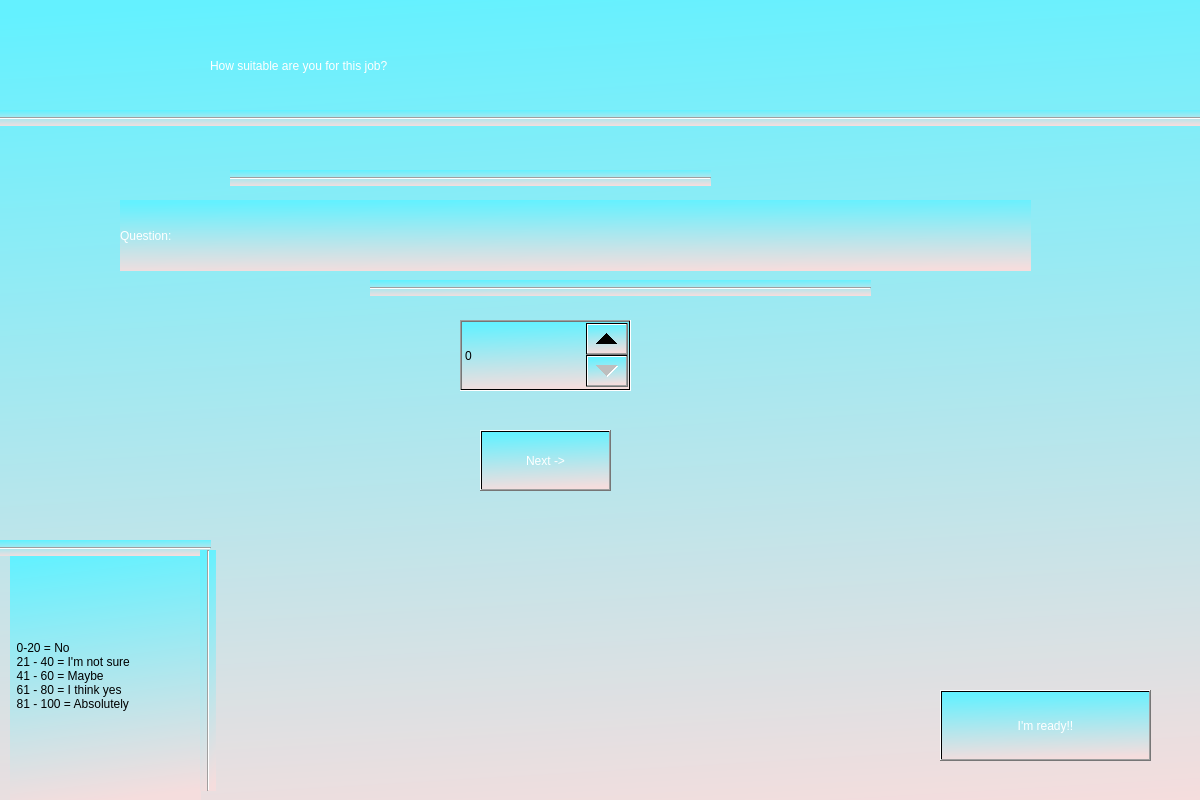
<?xml version="1.0" encoding="UTF-8"?>
<ui version="4.0">
 <class>Dialog</class>
 <widget class="QDialog" name="Dialog">
  <property name="geometry">
   <rect>
    <x>0</x>
    <y>0</y>
    <width>1200</width>
    <height>800</height>
   </rect>
  </property>
  <property name="windowTitle">
   <string>Dialog</string>
  </property>
  <widget class="QWidget" name="widget" native="true">
   <property name="geometry">
    <rect>
     <x>-30</x>
     <y>-20</y>
     <width>1281</width>
     <height>851</height>
    </rect>
   </property>
   <property name="styleSheet">
    <string notr="true">background-color: qlineargradient(spread:pad, x1:0.426, y1:0.00568182, x2:0.517, y2:1, stop:0 rgba(100, 241, 255, 255), stop:1 rgba(245, 221, 221, 255));</string>
   </property>
   <widget class="Line" name="line_2">
    <property name="geometry">
     <rect>
      <x>-10</x>
      <y>130</y>
      <width>1301</width>
      <height>16</height>
     </rect>
    </property>
    <property name="orientation">
     <enum>Qt::Horizontal</enum>
    </property>
   </widget>
   <widget class="QLabel" name="label">
    <property name="geometry">
     <rect>
      <x>240</x>
      <y>50</y>
      <width>851</width>
      <height>71</height>
     </rect>
    </property>
    <property name="styleSheet">
     <string notr="true">background-color: qlineargradient(spread:pad, x1:0.205, y1:0, x2:0.312, y2:1, stop:0 rgba(100, 241, 255, 0), stop:1 rgba(245, 221, 221, 0));
font: 36pt &quot;MS Shell Dlg 2&quot;;
color: rgb(255, 255, 255);</string>
    </property>
    <property name="text">
     <string>How suitable are you for this job?</string>
    </property>
   </widget>
   <widget class="QPushButton" name="nextquestion">
    <property name="geometry">
     <rect>
      <x>510</x>
      <y>450</y>
      <width>131</width>
      <height>61</height>
     </rect>
    </property>
    <property name="styleSheet">
     <string notr="true">font: 24pt &quot;MS Shell Dlg 2&quot;;
color: rgb(255, 255, 255);</string>
    </property>
    <property name="text">
     <string>Next -&gt;</string>
    </property>
   </widget>
   <widget class="Line" name="line">
    <property name="geometry">
     <rect>
      <x>260</x>
      <y>190</y>
      <width>481</width>
      <height>16</height>
     </rect>
    </property>
    <property name="orientation">
     <enum>Qt::Horizontal</enum>
    </property>
   </widget>
   <widget class="Line" name="line_3">
    <property name="geometry">
     <rect>
      <x>400</x>
      <y>300</y>
      <width>501</width>
      <height>16</height>
     </rect>
    </property>
    <property name="orientation">
     <enum>Qt::Horizontal</enum>
    </property>
   </widget>
   <widget class="QLabel" name="questions_label">
    <property name="geometry">
     <rect>
      <x>150</x>
      <y>220</y>
      <width>911</width>
      <height>71</height>
     </rect>
    </property>
    <property name="styleSheet">
     <string notr="true">font: 24pt &quot;MS Shell Dlg 2&quot;;
color: rgb(255, 255, 255);</string>
    </property>
    <property name="text">
     <string>Question:</string>
    </property>
   </widget>
   <widget class="QSpinBox" name="points">
    <property name="geometry">
     <rect>
      <x>490</x>
      <y>340</y>
      <width>171</width>
      <height>71</height>
     </rect>
    </property>
    <property name="styleSheet">
     <string notr="true">font: 20pt &quot;MS Shell Dlg 2&quot;;</string>
    </property>
   </widget>
   <widget class="QLabel" name="label_2">
    <property name="geometry">
     <rect>
      <x>40</x>
      <y>570</y>
      <width>191</width>
      <height>251</height>
     </rect>
    </property>
    <property name="styleSheet">
     <string notr="true">font: 12pt &quot;MS Shell Dlg 2&quot;;
border-color: rgb(0, 0, 0);</string>
    </property>
    <property name="text">
     <string>  0-20 = No
  21 - 40 = I'm not sure
  41 - 60 = Maybe
  61 - 80 = I think yes
  81 - 100 = Absolutely</string>
    </property>
   </widget>
   <widget class="Line" name="line_4">
    <property name="geometry">
     <rect>
      <x>30</x>
      <y>560</y>
      <width>211</width>
      <height>16</height>
     </rect>
    </property>
    <property name="orientation">
     <enum>Qt::Horizontal</enum>
    </property>
   </widget>
   <widget class="Line" name="line_5">
    <property name="geometry">
     <rect>
      <x>230</x>
      <y>570</y>
      <width>16</width>
      <height>241</height>
     </rect>
    </property>
    <property name="orientation">
     <enum>Qt::Vertical</enum>
    </property>
   </widget>
   <widget class="QPushButton" name="done_btn">
    <property name="geometry">
     <rect>
      <x>970</x>
      <y>710</y>
      <width>211</width>
      <height>71</height>
     </rect>
    </property>
    <property name="styleSheet">
     <string notr="true">font: 24pt &quot;MS Shell Dlg 2&quot;;
color: rgb(255, 255, 255);</string>
    </property>
    <property name="text">
     <string>I'm ready!!</string>
    </property>
   </widget>
  </widget>
 </widget>
 <resources/>
 <connections/>
</ui>
